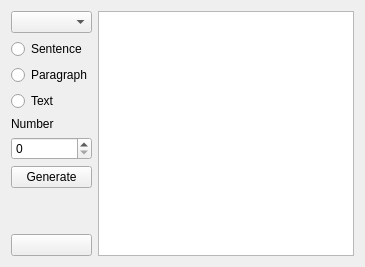
            <widget class="QWidget" name="tabTextGenerator">
             <attribute name="title">
              <string>Generator</string>
             </attribute>
             <layout class="QGridLayout" name="gridLayout_22">
              <item row="0" column="0">
               <layout class="QVBoxLayout" name="verticalLayout_4">
                <item>
                 <layout class="QHBoxLayout" name="horizontalLayout_7">
                  <item>
                   <layout class="QVBoxLayout" name="verticalLayout_6">
                    <item>
                     <widget class="QComboBox" name="cbxLorem"/>
                    </item>
                    <item>
                     <widget class="QRadioButton" name="chkLoremSentence">
                      <property name="text">
                       <string>Sentence</string>
                      </property>
                     </widget>
                    </item>
                    <item>
                     <widget class="QRadioButton" name="chkLoremParagraph">
                      <property name="text">
                       <string>Paragraph</string>
                      </property>
                     </widget>
                    </item>
                    <item>
                     <widget class="QRadioButton" name="chkLoremText">
                      <property name="text">
                       <string>Text</string>
                      </property>
                     </widget>
                    </item>
                    <item>
                     <widget class="QLabel" name="label_3">
                      <property name="text">
                       <string>Number</string>
                      </property>
                     </widget>
                    </item>
                    <item>
                     <layout class="QHBoxLayout" name="horizontalLayout_12">
                      <item>
                       <widget class="QSpinBox" name="spnLoremNumber">
                        <property name="maximum">
                         <number>4096</number>
                        </property>
                       </widget>
                      </item>
                     </layout>
                    </item>
                    <item>
                     <widget class="QPushButton" name="btnLoremGenerate">
                      <property name="text">
                       <string>Generate</string>
                      </property>
                     </widget>
                    </item>
                    <item>
                     <spacer name="verticalSpacer_4">
                      <property name="orientation">
                       <enum>Qt::Vertical</enum>
                      </property>
                      <property name="sizeHint" stdset="0">
                       <size>
                        <width>20</width>
                        <height>40</height>
                       </size>
                      </property>
                     </spacer>
                    </item>
                    <item>
                     <widget class="QPushButton" name="btnLoremCopy">
                      <property name="text">
                       <string/>
                      </property>
                      <property name="icon">
                       <iconset>
                        <normaloff>../pix/16x16/Clipboard Paste.png</normaloff>../pix/16x16/Clipboard Paste.png</iconset>
                      </property>
                     </widget>
                    </item>
                   </layout>
                  </item>
                  <item>
                   <widget class="QPlainTextEdit" name="txtLorem">
                    <property name="font">
                     <font>
                      <family>Courier 10 Pitch</family>
                     </font>
                    </property>
                   </widget>
                  </item>
                 </layout>
                </item>
               </layout>
              </item>
             </layout>
            </widget>
